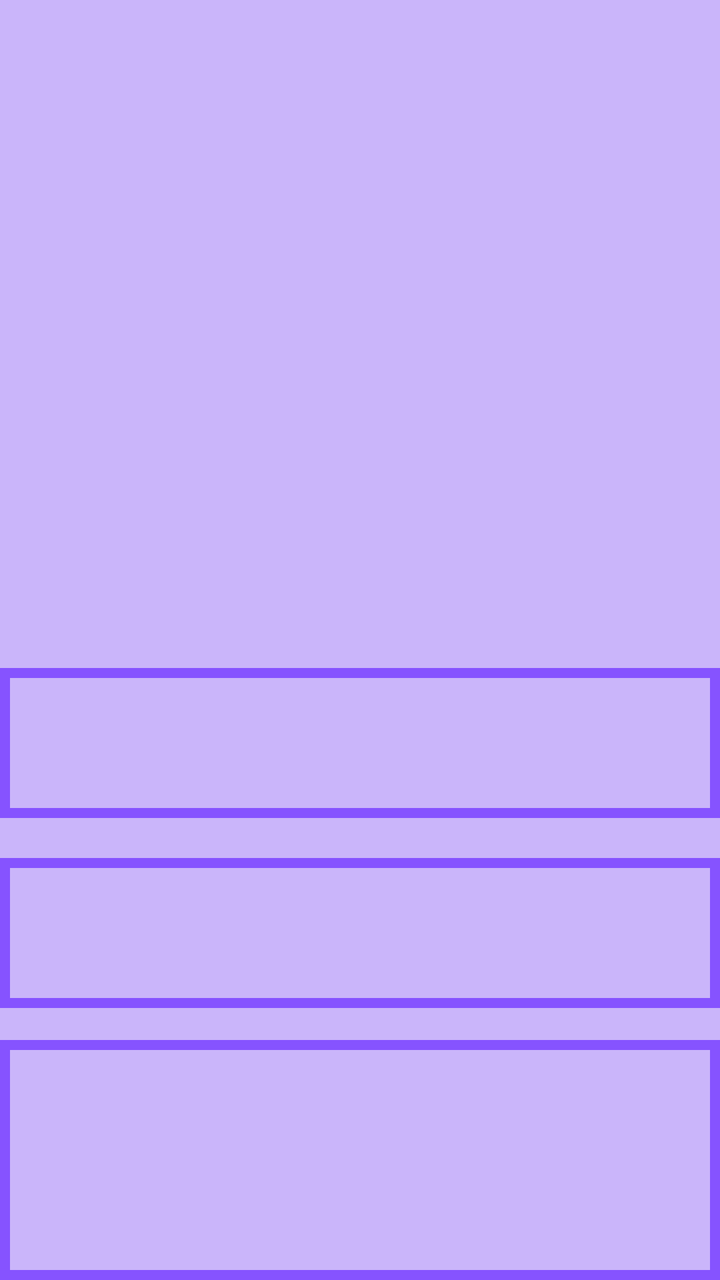
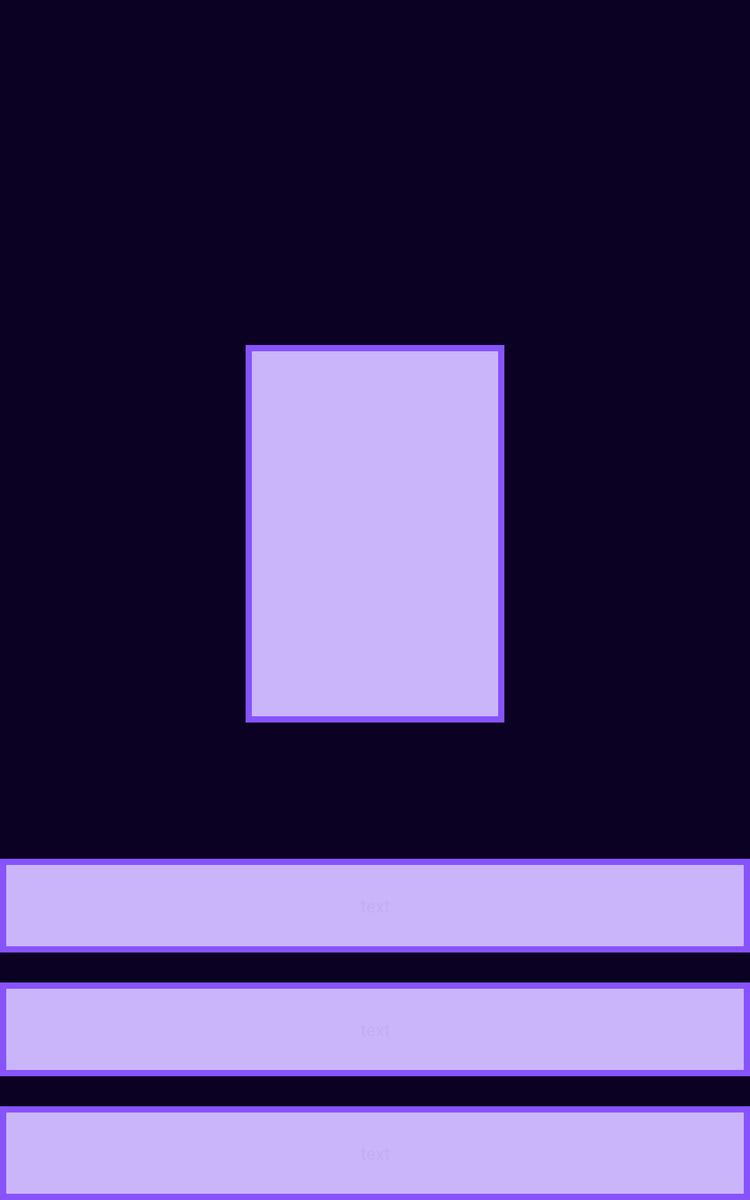

First picture: res/layout/ on a phone held upright. Second picture: the repository's own variant of that layout, on a device whose configuration matches the variant's folder. Source for both follows.
<!-- AndroidManifest.xml: application theme AppTheme -->
<!-- res/layout/activity_pacn.xml -->
<?xml version="1.0" encoding="utf-8"?>

<androidx.constraintlayout.widget.ConstraintLayout xmlns:android="http://schemas.android.com/apk/res/android"
    xmlns:app="http://schemas.android.com/apk/res-auto"
    xmlns:tools="http://schemas.android.com/tools"
    android:layout_width="match_parent"
    android:layout_height="match_parent"
    android:background="#CAB5FA"
    tools:context=".Pacn">


    <ImageButton
        android:id="@+id/imageButton"
        android:layout_width="211dp"
        android:layout_height="277dp"
        android:background="#CAB5FA "
        android:scaleType="fitStart"
        app:layout_constraintBottom_toTopOf="@+id/textView"
        app:layout_constraintEnd_toEndOf="parent"
        app:layout_constraintHorizontal_bias="0.55"
        app:layout_constraintStart_toStartOf="parent"
        app:layout_constraintTop_toTopOf="parent"
        app:layout_constraintVertical_bias="0.0" />

    <TextView
        android:id="@+id/textView"
        android:layout_width="match_parent"
        android:layout_height="75dp"
        android:layout_marginBottom="20dp"
        android:background="@drawable/back"
        android:gravity="center"
        android:textColor="#000000"
        android:textSize="45dp"
        app:layout_constraintBottom_toTopOf="@+id/textView2"
        app:layout_constraintStart_toStartOf="parent" />

    <TextView
        android:id="@+id/textView2"
        android:layout_width="0dp"
        android:layout_height="75dp"
        android:layout_marginBottom="16dp"
        android:background="@drawable/back"
        android:gravity="center"
        android:textColor="#000000"
        android:textSize="45dp"
        app:layout_constraintBottom_toTopOf="@+id/textView3"
        app:layout_constraintEnd_toEndOf="parent"
        app:layout_constraintHorizontal_bias="0.0"
        app:layout_constraintStart_toStartOf="parent" />

    <TextView
        android:id="@+id/textView3"
        android:layout_width="match_parent"
        android:layout_height="120dp"

        android:background="@drawable/back"
        android:gravity="center"
        android:textColor="#000000"
        android:textSize="45dp"
        app:layout_constraintBottom_toBottomOf="parent"
        app:layout_constraintStart_toStartOf="parent" />

    <androidx.constraintlayout.widget.Barrier
        android:id="@+id/barrier"
        android:layout_width="wrap_content"
        android:layout_height="wrap_content"
        app:barrierDirection="top"
        tools:layout_editor_absoluteY="731dp" />
</androidx.constraintlayout.widget.ConstraintLayout>
<!-- resources referenced by this layout -->
<resources>
  <!-- drawable back (drawable) -->
  <?xml version="1.0" encoding="utf-8"?>
  
  <shape xmlns:android="http://schemas.android.com/apk/res/android" android:shape="rectangle" >
      <solid android:color="#CAB5FA" />
      <stroke android:width="5dip" android:color="#8653FF" />
  </shape>
  <!-- from res/values-v21/ -->
  <style name="AppTheme" parent="Theme.AppCompat.Light.DarkActionBar">
          
          <item name="colorPrimary">@color/colorPrimary</item>
          <item name="colorPrimaryDark">@color/colorPrimaryDark</item>
          <item name="colorAccent">@color/colorAccent</item>
  
  
      </style>
  <color name="colorPrimary">#987654</color>
  <color name="colorPrimaryDark">#000000</color>
  <color name="colorAccent">#03DAC5</color>
</resources>
<!-- res/layout-sw600dp/activity_pacn.xml (the repository's variant of the layout above) -->
<!-- drawn on a 7-inch tablet held upright -->
<?xml version="1.0" encoding="utf-8"?>
<androidx.constraintlayout.widget.ConstraintLayout xmlns:android="http://schemas.android.com/apk/res/android"
    xmlns:app="http://schemas.android.com/apk/res-auto"
    xmlns:tools="http://schemas.android.com/tools"
    android:layout_width="match_parent"
    android:layout_height="match_parent"
    tools:context=".Pacn"
    android:background="#0B0123">


    <ImageButton
        android:id="@+id/imageButton"

        android:layout_width="207dp"
        android:layout_height="302dp"
        android:background="@drawable/back"
        app:layout_constraintBottom_toTopOf="@+id/textView"
        app:layout_constraintEnd_toEndOf="parent"
        app:layout_constraintStart_toStartOf="parent"
        app:layout_constraintTop_toTopOf="parent"
        app:layout_constraintVertical_bias="0.717" />

    <TextView
        android:id="@+id/textView"
        android:layout_width="match_parent"
        android:layout_height="75dp"
        android:layout_marginBottom="24dp"
        android:background="@drawable/back"
        android:gravity="center"
        android:text="text"
        android:textColor="#C3AEF3"
        app:layout_constraintBottom_toTopOf="@+id/textView2"
        app:layout_constraintStart_toStartOf="parent" />

    <TextView
        android:id="@+id/textView2"
        android:layout_width="match_parent"
        android:layout_height="75dp"
        android:textColor="#C3AEF3"
        android:background="@drawable/back"
      android:layout_marginBottom="24dp"
        android:gravity="center"
        android:text = "text"

        app:layout_constraintBottom_toTopOf="@+id/textView3"
        tools:layout_editor_absoluteX="16dp" />

    <TextView
        android:id="@+id/textView3"
        android:layout_width="match_parent"
        android:layout_height="75dp"
        android:background="@drawable/back"
        android:gravity="center"
        android:text="text"
        android:textColor="#C3AEF3"
        app:layout_constraintBottom_toBottomOf="parent"
        app:layout_constraintStart_toStartOf="parent" />
</androidx.constraintlayout.widget.ConstraintLayout>
